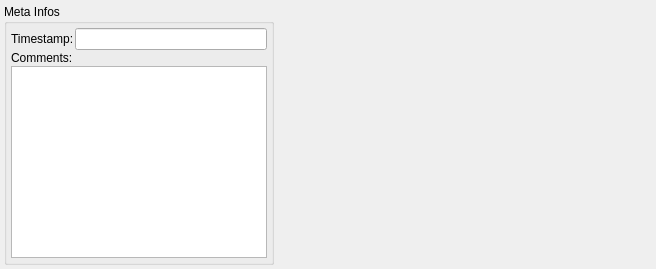
     <widget class="QWidget" name="tabMisc">
      <attribute name="title">
       <string>Misc</string>
      </attribute>
      <layout class="QGridLayout" name="gridLayout_18">
       <property name="margin">
        <number>4</number>
       </property>
       <property name="spacing">
        <number>1</number>
       </property>
       <item row="0" column="0">
        <widget class="QGroupBox" name="groupBox_29">
         <property name="title">
          <string>Meta Infos</string>
         </property>
         <layout class="QGridLayout" name="gridLayout_17">
          <property name="margin">
           <number>4</number>
          </property>
          <property name="spacing">
           <number>1</number>
          </property>
          <item row="0" column="0">
           <widget class="QLabel" name="label_9">
            <property name="text">
             <string>Timestamp:</string>
            </property>
           </widget>
          </item>
          <item row="0" column="1">
           <widget class="QLineEdit" name="editTimestamp">
            <property name="readOnly">
             <bool>true</bool>
            </property>
           </widget>
          </item>
          <item row="1" column="0" colspan="2">
           <widget class="QLabel" name="label_10">
            <property name="text">
             <string>Comments:</string>
            </property>
           </widget>
          </item>
          <item row="2" column="0" colspan="2">
           <widget class="QTextEdit" name="textComment"/>
          </item>
         </layout>
        </widget>
       </item>
       <item row="0" column="1">
        <spacer name="horizontalSpacer">
         <property name="orientation">
          <enum>Qt::Horizontal</enum>
         </property>
         <property name="sizeHint" stdset="0">
          <size>
           <width>378</width>
           <height>20</height>
          </size>
         </property>
        </spacer>
       </item>
      </layout>
     </widget>
